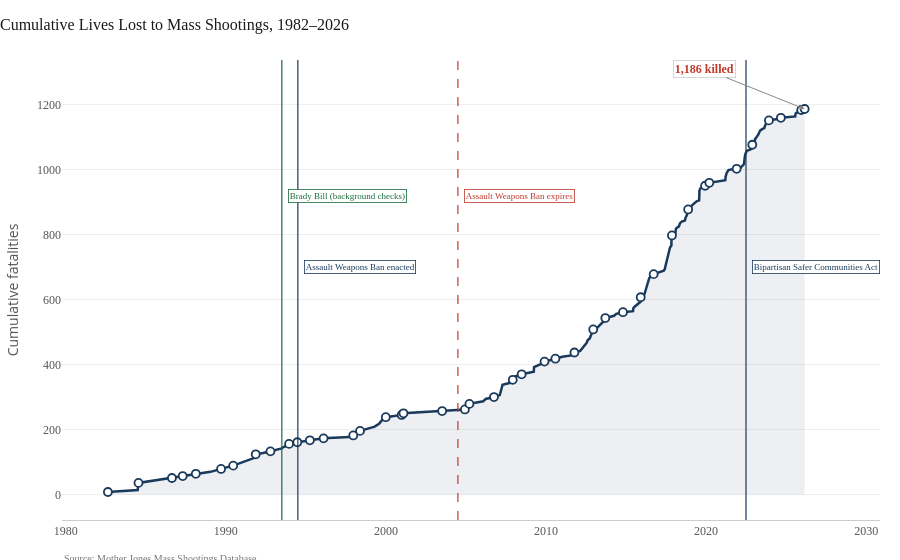

This figure's notebook cell:
### Markdown cell above
# Cumulative Casualties — Running Total Since 1982

### Code cell
import plotly.graph_objects as go

cumul = (
    df[['date_parsed', 'fatalities']]
    .sort_values('date_parsed')
    .assign(cumulative=lambda d: d['fatalities'].cumsum())
)
total = int(cumul['cumulative'].iloc[-1])

year_dots = (cumul.assign(year=cumul['date_parsed'].dt.year)
                  .groupby('year', as_index=False).last())

LEGISLATION = [
    (1993, 'Brady Bill (background checks)', 'enacted', '#1a6b3c'),
    (1994, 'Assault Weapons Ban enacted',    'enacted', '#1a3a5c'),
    (2004, 'Assault Weapons Ban expires',    'expired', '#c0392b'),
    (2022, 'Bipartisan Safer Communities Act','enacted', '#1a3a5c'),
]

fig = go.Figure()

fig.add_trace(go.Scatter(
    x=cumul['date_parsed'], y=cumul['cumulative'],
    fill='tozeroy', fillcolor='rgba(26,58,92,0.08)',
    line=dict(color='#1a3a5c', width=2.5),
    hovertemplate='%{x|%b %Y}<br>%{y:,} killed<extra></extra>',
    name='cumulative',
))

fig.add_trace(go.Scatter(
    x=year_dots['date_parsed'], y=year_dots['cumulative'],
    mode='markers',
    marker=dict(size=8, color='white', line=dict(color='#1a3a5c', width=1.8)),
    hovertemplate='<b>End of %{customdata}</b><br>%{y:,} cumulative killed<extra></extra>',
    customdata=year_dots['year'],
    name='year end',
))

label_y_offsets = {1993: 0.72, 1994: 0.55, 2004: 0.72, 2022: 0.55}
for year, label, kind, color in LEGISLATION:
    ts = f'{year}-07-01'
    fig.add_vline(x=ts,
                  line=dict(color=color, width=1.4,
                             dash='dash' if kind == 'expired' else 'solid'),
                  opacity=0.85)
    fig.add_annotation(
        x=ts, y=label_y_offsets[year], yref='paper',
        text=label, showarrow=False,
        font=dict(size=9, color=color, family='serif'),
        bgcolor='white', bordercolor=color, borderwidth=0.8,
        xanchor='left', xshift=6,
    )

fig.add_annotation(
    x=cumul['date_parsed'].iloc[-1], y=total,
    text=f'<b>{total:,} killed</b>',
    showarrow=True, arrowhead=2, arrowcolor='#888', arrowwidth=1,
    ax=-100, ay=-40,
    font=dict(size=12, color='#c0392b', family='serif'),
    bgcolor='white', bordercolor='#cccccc', borderwidth=0.8,
)

fig.update_layout(
    title=dict(text='Cumulative Lives Lost to Mass Shootings, 1982–2026',
               x=0, xanchor='left', font=dict(size=16, color='#1a1a1a', family='serif')),
    paper_bgcolor='white', plot_bgcolor='white',
    xaxis=dict(showgrid=False, color='#555', tickfont=dict(color='#555', family='serif'),
               linecolor='#cccccc'),
    yaxis=dict(gridcolor='rgba(0,0,0,0.07)', color='#555',
               title='Cumulative fatalities',
               tickfont=dict(color='#555', family='serif'),
               zeroline=False),
    showlegend=False,
    margin=dict(l=60, r=20, t=60, b=40),
    annotations=[a for a in fig.layout.annotations] + [dict(
        text='Source: Mother Jones Mass Shootings Database',
        x=0, y=-0.1, xref='paper', yref='paper',
        showarrow=False, font=dict(size=10, color='#777', family='serif'),
    )],
    hoverlabel=dict(bgcolor='white', bordercolor='#cccccc',
                    font=dict(color='#1a1a1a', size=11, family='serif')),
)

fig.write_html('cumulative_casualties.html')
fig.show()
print(f'Saved → cumulative_casualties.html  (total: {total:,} killed)')

### Figure 1 — Plotly figure (JSON) as saved in the notebook; plotly's stock layout.template omitted (floating-point values rounded to 4 significant figures; data arrays with more than 128 entries replaced by an {"elided": "..."} marker saying what was removed)
{"data": [{"fill": "tozeroy", "fillcolor": "rgba(26,58,92,0.08)", "hovertemplate": "%{x|%b %Y}<br>%{y:,} killed<extra></extra>", "line": {"color": "#1a3a5c", "width": 2.5}, "name": "cumulative", "type": "scatter", "x": {"elided": "159 str values"}, "y": {"elided": "159 int values"}}, {"customdata": [1982, 1984, 1986, 1987, 1988, 1989, 1990, 1991, 1992, 1993, 1994, 1995, 1996, 1997, 1998, 1999, 2000, 2001, 2003, 2004, 2005, 2006, 2007, 2008, 2009, 2010, 2011, 2012, 2013, 2014, 2015, 2016, 2017, 2018, 2019, 2020, 2021, 2022, 2023, 2024, 2025, 2026], "hovertemplate": "<b>End of %{customdata}</b><br>%{y:,} cumulative killed<extra></extra>", "marker": {"color": "white", "line": {"color": "#1a3a5c", "width": 1.8}, "size": 8}, "mode": "markers", "name": "year end", "type": "scatter", "x": ["1982-08-20T00:00:00.000000", "1984-07-18T00:00:00.000000", "1986-08-20T00:00:00.000000", "1987-04-23T00:00:00.000000", "1988-02-16T00:00:00.000000", "1989-09-14T00:00:00.000000", "1990-06-18T00:00:00.000000", "1991-11-14T00:00:00.000000", "1992-10-15T00:00:00.000000", "1993-12-14T00:00:00.000000", "1994-06-20T00:00:00.000000", "1995-04-03T00:00:00.000000", "1996-02-09T00:00:00.000000", "1997-12-18T00:00:00.000000", "1998-05-21T00:00:00.000000", "1999-12-30T00:00:00.000000", "2000-12-26T00:00:00.000000", "2001-02-05T00:00:00.000000", "2003-07-08T00:00:00.000000", "2004-12-08T00:00:00.000000", "2005-03-21T00:00:00.000000", "2006-10-02T00:00:00.000000", "2007-12-05T00:00:00.000000", "2008-06-25T00:00:00.000000", "2009-11-29T00:00:00.000000", "2010-08-03T00:00:00.000000", "2011-10-12T00:00:00.000000", "2012-12-14T00:00:00.000000", "2013-09-16T00:00:00.000000", "2014-10-24T00:00:00.000000", "2015-12-02T00:00:00.000000", "2016-09-23T00:00:00.000000", "2017-11-14T00:00:00.000000", "2018-11-19T00:00:00.000000", "2019-12-10T00:00:00.000000", "2020-03-16T00:00:00.000000", "2021-11-30T00:00:00.000000", "2022-11-22T00:00:00.000000", "2023-12-06T00:00:00.000000", "2024-09-04T00:00:00.000000", "2025-12-13T00:00:00.000000", "2026-03-01T00:00:00.000000"], "y": [8, 36, 51, 57, 64, 79, 89, 124, 133, 156, 161, 167, 173, 182, 196, 238, 245, 250, 257, 262, 279, 300, 353, 370, 409, 418, 437, 508, 543, 561, 607, 678, 797, 877, 950, 959, 1002, 1076, 1151, 1159, 1183, 1186]}], "layout": {"annotations": [{"bgcolor": "white", "bordercolor": "#1a6b3c", "borderwidth": 0.8, "font": {"color": "#1a6b3c", "family": "serif", "size": 9}, "showarrow": false, "text": "Brady Bill (background checks)", "x": "1993-07-01", "xanchor": "left", "xshift": 6, "y": 0.72, "yref": "paper"}, {"bgcolor": "white", "bordercolor": "#1a3a5c", "borderwidth": 0.8, "font": {"color": "#1a3a5c", "family": "serif", "size": 9}, "showarrow": false, "text": "Assault Weapons Ban enacted", "x": "1994-07-01", "xanchor": "left", "xshift": 6, "y": 0.55, "yref": "paper"}, {"bgcolor": "white", "bordercolor": "#c0392b", "borderwidth": 0.8, "font": {"color": "#c0392b", "family": "serif", "size": 9}, "showarrow": false, "text": "Assault Weapons Ban expires", "x": "2004-07-01", "xanchor": "left", "xshift": 6, "y": 0.72, "yref": "paper"}, {"bgcolor": "white", "bordercolor": "#1a3a5c", "borderwidth": 0.8, "font": {"color": "#1a3a5c", "family": "serif", "size": 9}, "showarrow": false, "text": "Bipartisan Safer Communities Act", "x": "2022-07-01", "xanchor": "left", "xshift": 6, "y": 0.55, "yref": "paper"}, {"arrowcolor": "#888", "arrowhead": 2, "arrowwidth": 1, "ax": -100, "ay": -40, "bgcolor": "white", "bordercolor": "#cccccc", "borderwidth": 0.8, "font": {"color": "#c0392b", "family": "serif", "size": 12}, "showarrow": true, "text": "<b>1,186 killed</b>", "x": "2026-03-01T00:00:00", "y": 1186}, {"font": {"color": "#777", "family": "serif", "size": 10}, "showarrow": false, "text": "Source: Mother Jones Mass Shootings Database", "x": 0, "xref": "paper", "y": -0.1, "yref": "paper"}], "hoverlabel": {"bgcolor": "white", "bordercolor": "#cccccc", "font": {"color": "#1a1a1a", "family": "serif", "size": 11}}, "margin": {"b": 40, "l": 60, "r": 20, "t": 60}, "paper_bgcolor": "white", "plot_bgcolor": "white", "shapes": [{"line": {"color": "#1a6b3c", "dash": "solid", "width": 1.4}, "opacity": 0.85, "type": "line", "x0": "1993-07-01", "x1": "1993-07-01", "xref": "x", "y0": 0, "y1": 1, "yref": "y domain"}, {"line": {"color": "#1a3a5c", "dash": "solid", "width": 1.4}, "opacity": 0.85, "type": "line", "x0": "1994-07-01", "x1": "1994-07-01", "xref": "x", "y0": 0, "y1": 1, "yref": "y domain"}, {"line": {"color": "#c0392b", "dash": "dash", "width": 1.4}, "opacity": 0.85, "type": "line", "x0": "2004-07-01", "x1": "2004-07-01", "xref": "x", "y0": 0, "y1": 1, "yref": "y domain"}, {"line": {"color": "#1a3a5c", "dash": "solid", "width": 1.4}, "opacity": 0.85, "type": "line", "x0": "2022-07-01", "x1": "2022-07-01", "xref": "x", "y0": 0, "y1": 1, "yref": "y domain"}], "showlegend": false, "title": {"font": {"color": "#1a1a1a", "family": "serif", "size": 16}, "text": "Cumulative Lives Lost to Mass Shootings, 1982–2026", "x": 0, "xanchor": "left"}, "xaxis": {"color": "#555", "linecolor": "#cccccc", "showgrid": false, "tickfont": {"color": "#555", "family": "serif"}}, "yaxis": {"color": "#555", "gridcolor": "rgba(0,0,0,0.07)", "tickfont": {"color": "#555", "family": "serif"}, "title": {"text": "Cumulative fatalities"}, "zeroline": false}}}
